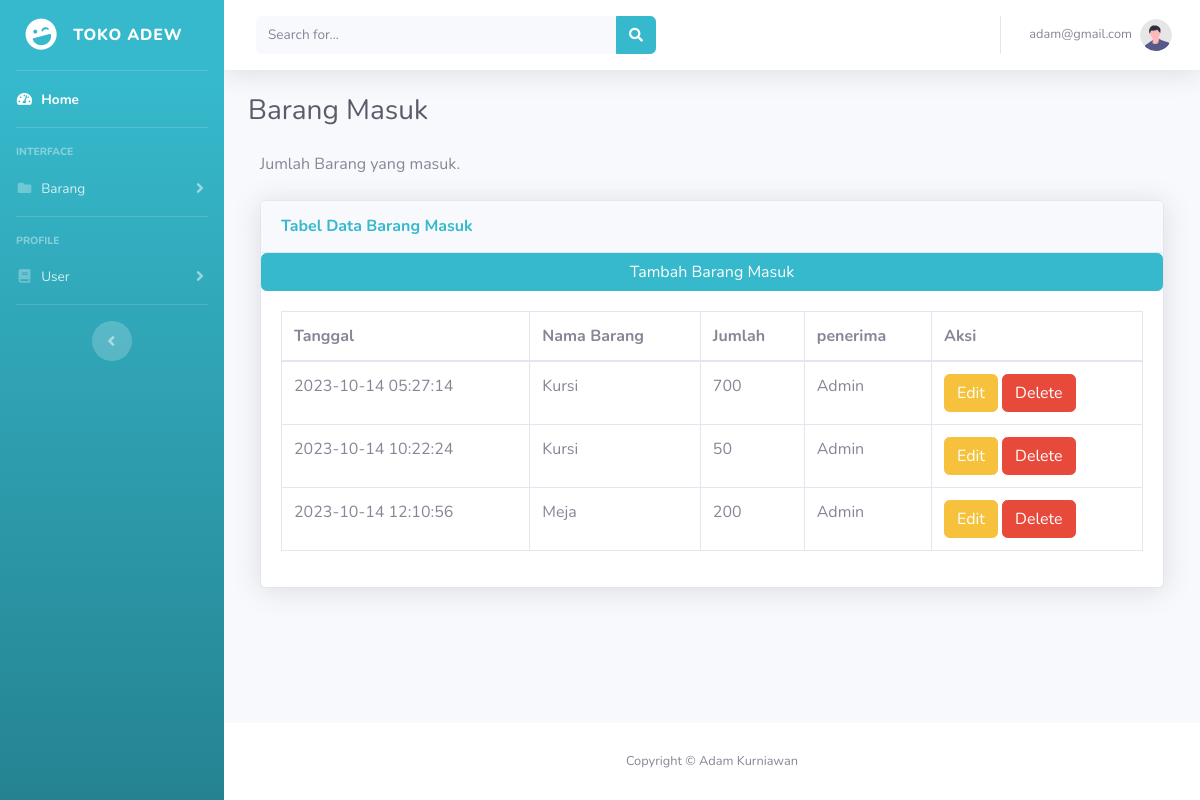
The app's page /masuk.php (signed in) with its own data.
### tables this page shows
CREATE TABLE `masuk` (
  `idmasuk` int(11) NOT NULL,
  `idbarang` int(11) NOT NULL,
  `tanggal` timestamp NOT NULL DEFAULT current_timestamp() ON UPDATE current_timestamp(),
  `qty` int(11) NOT NULL,
  `penerima` varchar(25) NOT NULL
);

CREATE TABLE `stock` (
  `idbarang` int(11) NOT NULL,
  `namabarang` varchar(25) NOT NULL,
  `deskripsi` varchar(25) NOT NULL,
  `stock` int(11) NOT NULL
);

### masuk.php (the view, shortened to what this page needs)
<?php
    require 'function.php';
?>
<!DOCTYPE html>
<html lang="en">
    <head>
        <link href="vendor/fontawesome-free/css/all.min.css" rel="stylesheet" type="text/css">
        <link href="css/sb-admin-2.min.css" rel="stylesheet">
    </head>
<body id="page-top">
    <div id="wrapper">
        <ul class="navbar-nav bg-gradient-info sidebar sidebar-dark accordion" id="accordionSidebar">
            <a class="sidebar-brand d-flex align-items-center justify-content-center" href="index.php">
                <div class="sidebar-brand-icon rotate-n-15">
                    <i class="fas fa-laugh-wink"></i>
                </div>
                <div class="sidebar-brand-text mx-3">Toko Adew</div>
            </a>
            <hr class="sidebar-divider my-0">
            <li class="nav-item active">
                <a class="nav-link" href="index.php">
                    <i class="fas fa-fw fa-tachometer-alt"></i>
                    <span>Home</span></a>
            </li>
            <hr class="sidebar-divider">
            <div class="sidebar-heading">
                Interface
            </div>
                <li class="nav-item">
                    <a class="nav-link collapsed" href="#" data-toggle="collapse" data-target="#collapseUtilities"
                        aria-expanded="true" aria-controls="collapseUtilities">
                        <i class="fas fa-fw fa-folder"></i>
                        <span>Barang</span>
                    </a>
                </li>
            <hr class="sidebar-divider">
            <div class="sidebar-heading">
                Profile
            </div>
                <li class="nav-item">
                    <a class="nav-link collapsed" href="#" data-toggle="collapse" data-target="#collapseProfile"
                        aria-expanded="true" aria-controls="collapseProfile">
                        <i class="fas fa-fw fa-book"></i>
                        <span>User</span>
                    </a>
                </li>
            <hr class="sidebar-divider d-none d-md-block">
            <div class="text-center d-none d-md-inline">
                <button class="rounded-circle border-0" id="sidebarToggle"></button>
            </div>
        </ul>
        <div id="content-wrapper" class="d-flex flex-column">
            <div id="content">
                <nav class="navbar navbar-expand navbar-light bg-white topbar mb-4 static-top shadow">
                    <form class="d-none d-sm-inline-block form-inline mr-auto ml-md-3 my-2 my-md-0 mw-100 navbar-search">
                        <div class="input-group">
                            <input type="text" class="form-control bg-light border-0 small" placeholder="Search for..." aria-label="Search" aria-describedby="basic-addon2">
                            <div class="input-group-append">
                                <button class="btn btn-info" type="button">
                                    <i class="fas fa-search fa-sm"></i>
                                </button>
                            </div>
                        </div>
                    </form>
                    <ul class="navbar-nav ml-auto">
                        <li class="nav-item dropdown no-arrow">
                            <a class="nav-link dropdown-toggle" href="#" id="userDropdown" role="button"
                                data-toggle="dropdown" aria-haspopup="true" aria-expanded="false">
                                <span class="mr-2 d-none d-lg-inline text-gray-600 small"><?php echo $_SESSION['email'];?></span>
                                <img class="img-profile rounded-circle" src="img/undraw_profile.svg">
                            </a>
                        </li>
                    </ul>
                </nav>
                <div class="container-fluid">
                    <div class="d-sm-flex align-items-center justify-content-between mb-4">
                        <h1 class="h3 mb-0 text-gray-800">Barang Masuk</h1>
                    </div>
                    <div class="row">
                    <div class="container-fluid">
                    <p class="mb-4">Jumlah Barang yang masuk.</p>
                    <div class="card shadow mb-4">
                    <div class="card-header py-3">
                    <h6 class="m-0 font-weight-bold text-info">Tabel Data Barang Masuk</h6>
                </div>
                <button type="button" class="btn btn-info" data-toggle="modal" data-target="#myModal">Tambah Barang Masuk</button>
                    <div class="card-body">
                        <div class="table-responsive">
                            <table class="table table-bordered" id="dataTable" width="100%" cellspacing="0">
                                <thead>
                                    <tr>
                                        <th>Tanggal</th>
                                        <th>Nama Barang</th>
                                        <th>Jumlah</th>
                                        <th>penerima</th>
                                        <th>Aksi</th>
                                    </tr>
                                </thead>
                                <tbody>
                                    <?php
                                        $ambilsemuadatastock = mysqli_query($conn, "SELECT * FROM masuk m, stock s WHERE s.idbarang = m.idbarang");
                                        while ($data = mysqli_fetch_array($ambilsemuadatastock)) {
                                            $idm = $data['idmasuk'];
                                            $tanggal = $data['tanggal'];
                                            $namabarang = $data['namabarang'];
                                            $qty = $data['qty'];
                                            $penerima = $data['penerima'];
                                        ?>
                                        <tr>
                                            <td><?=$tanggal;?></td>
                                            <td><?=$namabarang;?></td>
                                            <td><?=$qty;?></td>
                                            <td><?=$penerima;?></td>
                                            <td>
                                                <button type="button" class="btn btn-warning" data-toggle="modal" data-target="#edit<?=$idm;?>">Edit</button>
                                                <button type="button" class="btn btn-danger" data-toggle="modal" data-target="#delete<?=$idm;?>">Delete</button>
                                            </td>
                                        </tr>
                                    <?php
                                    };
                                    ?>
                                </tbody>
                            </table>
                        </div>
                    </div>
                </div>
            </div>
        </div>
            </div>
                    </div>
                    <footer class="sticky-footer bg-white">
                        <div class="container my-auto">
                            <div class="copyright text-center my-auto">
                                <span>Copyright &copy; Adam Kurniawan</span>
                            </div>
                        </div>
                    </footer>
                </div>
            </div>
    </body>
</html>

### records on screen
masuk: tanggal "2023-10-14 05:27:14", idbarang.namabarang "Kursi", qty "700", penerima "Admin"
masuk: tanggal "2023-10-14 10:22:24", idbarang.namabarang "Kursi", qty "50", penerima "Admin"
masuk: tanggal "2023-10-14 12:10:56", idbarang.namabarang "Meja", qty "200", penerima "Admin"

### other values on screen
$_SESSION['email'] "adam@gmail.com"
